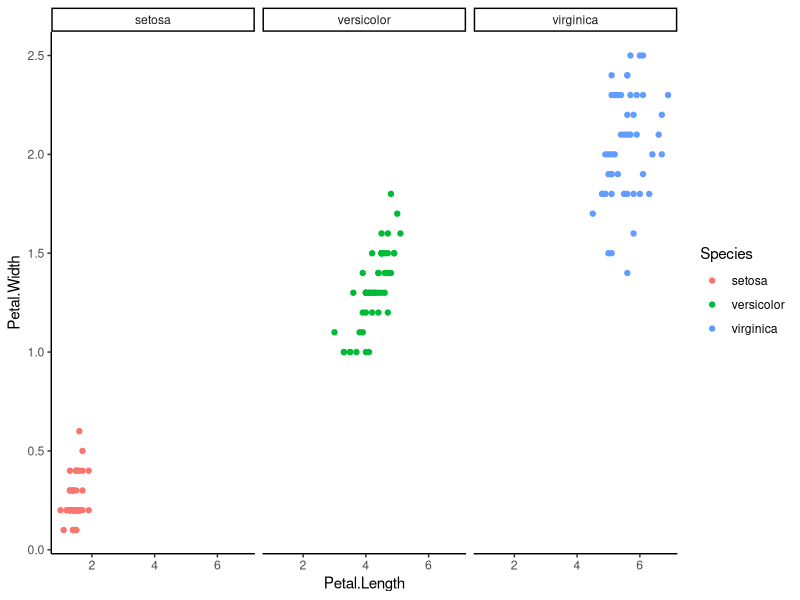

Source code (R):
## ---- chunk 1
knitr::opts_chunk$set(echo = TRUE)
## ---- chunk 2
library(tidyverse)
View(iris)

iris_graph <- ggplot(iris, aes(x=Petal.Length, y=Petal.Width)) +
  geom_point(aes(color = Species)) +
  theme_classic() +
  facet_wrap(~Species)

iris_graph
